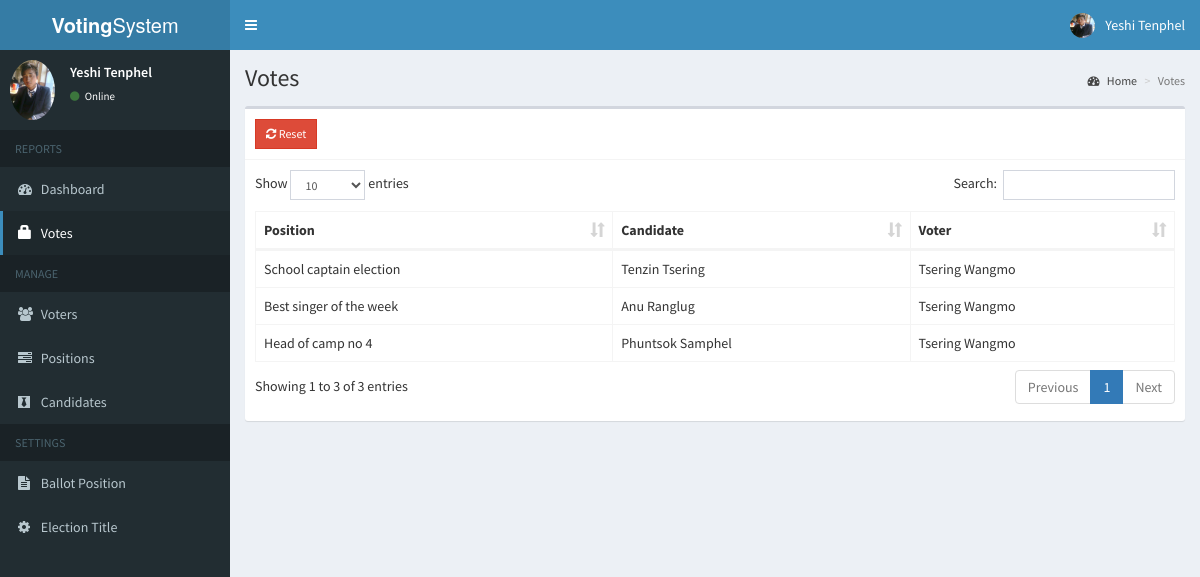
Screenshot of /admin/votes.php (signed in) with the database file from the repository.
### tables this page shows
CREATE TABLE `votes` (
  `id` int(11) NOT NULL,
  `voters_id` int(11) NOT NULL,
  `candidate_id` int(11) NOT NULL,
  `position_id` int(11) NOT NULL
);

CREATE TABLE `positions` (
  `id` int(11) NOT NULL,
  `description` varchar(50) NOT NULL,
  `max_vote` int(11) NOT NULL,
  `priority` int(11) NOT NULL
);

CREATE TABLE `candidates` (
  `id` int(11) NOT NULL,
  `position_id` int(11) NOT NULL,
  `firstname` varchar(30) NOT NULL,
  `lastname` varchar(30) NOT NULL,
  `photo` varchar(150) NOT NULL,
  `platform` text NOT NULL
);

CREATE TABLE `voters` (
  `id` int(11) NOT NULL,
  `voters_id` varchar(15) NOT NULL,
  `password` varchar(60) NOT NULL,
  `firstname` varchar(30) NOT NULL,
  `lastname` varchar(30) NOT NULL,
  `photo` varchar(150) NOT NULL
);

### admin/includes/session.php (called while the page is built, shortened)
<?php
	include 'includes/conn.php';
	$sql = "SELECT * FROM admin WHERE id = '".$_SESSION['admin']."'";
	$query = $conn->query($sql);
	$user = $query->fetch_assoc();
?>

### admin/votes.php (the view, shortened to what this page needs)
<?php include 'includes/session.php'; ?>
<?php include 'includes/header.php'; ?>
<body class="hold-transition skin-blue sidebar-mini">
<div class="wrapper">
  <?php include 'includes/navbar.php'; ?>
  <?php include 'includes/menubar.php'; ?>
  <div class="content-wrapper">
    <section class="content-header">
      <h1>
        Votes
      </h1>
      <ol class="breadcrumb">
        <li><a href="#"><i class="fa fa-dashboard"></i> Home</a></li>
        <li class="active">Votes</li>
      </ol>
    </section>
    <section class="content">
      <div class="row">
        <div class="col-xs-12">
          <div class="box">
            <div class="box-header with-border">
              <a href="#reset" data-toggle="modal" class="btn btn-danger btn-sm btn-flat"><i class="fa fa-refresh"></i> Reset</a>
            </div>
            <div class="box-body">
              <table id="example1" class="table table-bordered">
                <thead>
                  <th>Position</th>
                  <th>Candidate</th>
                  <th>Voter</th>
                </thead>
                <tbody>
                  <?php
                    $sql = "SELECT *, candidates.firstname AS canfirst, candidates.lastname AS canlast, voters.firstname AS votfirst, voters.lastname AS votlast FROM votes LEFT JOIN positions ON positions.id=votes.position_id LEFT JOIN candidates ON candidates.id=votes.candidate_id LEFT JOIN voters ON voters.id=votes.voters_id ORDER BY positions.priority ASC";
                    $query = $conn->query($sql);
                    while($row = $query->fetch_assoc()){
                      echo "
                        <tr>
                          <td class='hidden'></td>
                          <td>".$row['description']."</td>
                          <td>".$row['canfirst'].' '.$row['canlast']."</td>
                          <td>".$row['votfirst'].' '.$row['votlast']."</td>
                        </tr>
                      ";
                    }
                  ?>
                </tbody>
              </table>
            </div>
          </div>
        </div>
      </div>
    </section>
  </div>
</div>
</body>
</html>

### admin/includes/header.php (shortened to what this page needs)
<!DOCTYPE html>
<html>
<head>
  	<link rel="stylesheet" href="../bower_components/bootstrap/dist/css/bootstrap.min.css">
    <link rel="stylesheet" href="../plugins/iCheck/all.css">
  	<link rel="stylesheet" href="../bower_components/font-awesome/css/font-awesome.min.css">
  	<link rel="stylesheet" href="../dist/css/AdminLTE.min.css">
    <link rel="stylesheet" href="../bower_components/datatables.net-bs/css/dataTables.bootstrap.min.css">
    <link rel="stylesheet" href="../bower_components/bootstrap-daterangepicker/daterangepicker.css">
    <link rel="stylesheet" href="../plugins/timepicker/bootstrap-timepicker.min.css">
    <link rel="stylesheet" href="../bower_components/bootstrap-datepicker/dist/css/bootstrap-datepicker.min.css">
    <link rel="stylesheet" href="../dist/css/skins/_all-skins.min.css">
</head>

### admin/includes/navbar.php (shortened to what this page needs)
<header class="main-header">
  <a href="#" class="logo">
    <span class="logo-lg"><b>Voting</b>System</span>
  </a>
  <nav class="navbar navbar-static-top">
    <a href="#" class="sidebar-toggle" data-toggle="push-menu" role="button">
    </a>
    <div class="navbar-custom-menu">
      <ul class="nav navbar-nav">
        <li class="dropdown user user-menu">
          <a href="#" class="dropdown-toggle" data-toggle="dropdown">
            <img src="<?php echo (!empty($user['photo'])) ? '../images/'.$user['photo'] : '../images/profile.jpg'; ?>" class="user-image" alt="User Image">
            <span class="hidden-xs"><?php echo $user['firstname'].' '.$user['lastname']; ?></span>
          </a>
        </li>
      </ul>
    </div>
  </nav>
</header>

### admin/includes/menubar.php (shortened to what this page needs)
<aside class="main-sidebar">
  <section class="sidebar">
    <div class="user-panel">
      <div class="pull-left image">
        <img src="<?php echo (!empty($user['photo'])) ? '../images/'.$user['photo'] : '../images/profile.jpg'; ?>" class="img-circle" alt="User Image">
      </div>
      <div class="pull-left info">
        <p><?php echo $user['firstname'].' '.$user['lastname']; ?></p>
        <a><i class="fa fa-circle text-success"></i> Online</a>
      </div>
    </div>
    <ul class="sidebar-menu" data-widget="tree">
      <li class="header">REPORTS</li>
      <li class=""><a href="home.php"><i class="fa fa-dashboard"></i> <span>Dashboard</span></a></li>
      <li class=""><a href="votes.php"><span class="glyphicon glyphicon-lock"></span> <span>Votes</span></a></li>
      <li class="header">MANAGE</li>
      <li class=""><a href="voters.php"><i class="fa fa-users"></i> <span>Voters</span></a></li>
      <li class=""><a href="positions.php"><i class="fa fa-tasks"></i> <span>Positions</span></a></li>
      <li class=""><a href="candidates.php"><i class="fa fa-black-tie"></i> <span>Candidates</span></a></li>
      <li class="header">SETTINGS</li>
      <li class=""><a href="ballot.php"><i class="fa fa-file-text"></i> <span>Ballot Position</span></a></li>
      <li class=""><a href="#config" data-toggle="modal"><i class="fa fa-cog"></i> <span>Election Title</span></a></li>
    </ul>
  </section>
</aside>

### rows the page displays
votes: position.description "School captain election", candidate.firstname "Tenzin", candidate.lastname "Tsering", voters.firstname "Tsering", voters.lastname "Wangmo"
votes: position.description "Best singer of the week", candidate.firstname "Anu", candidate.lastname "Ranglug", voters.firstname "Tsering", voters.lastname "Wangmo"
votes: position.description "Head of camp no 4", candidate.firstname "Phuntsok", candidate.lastname "Samphel", voters.firstname "Tsering", voters.lastname "Wangmo"

### other values shown
$user['firstname'] "Yeshi"
$user['lastname'] "Tenphel"
